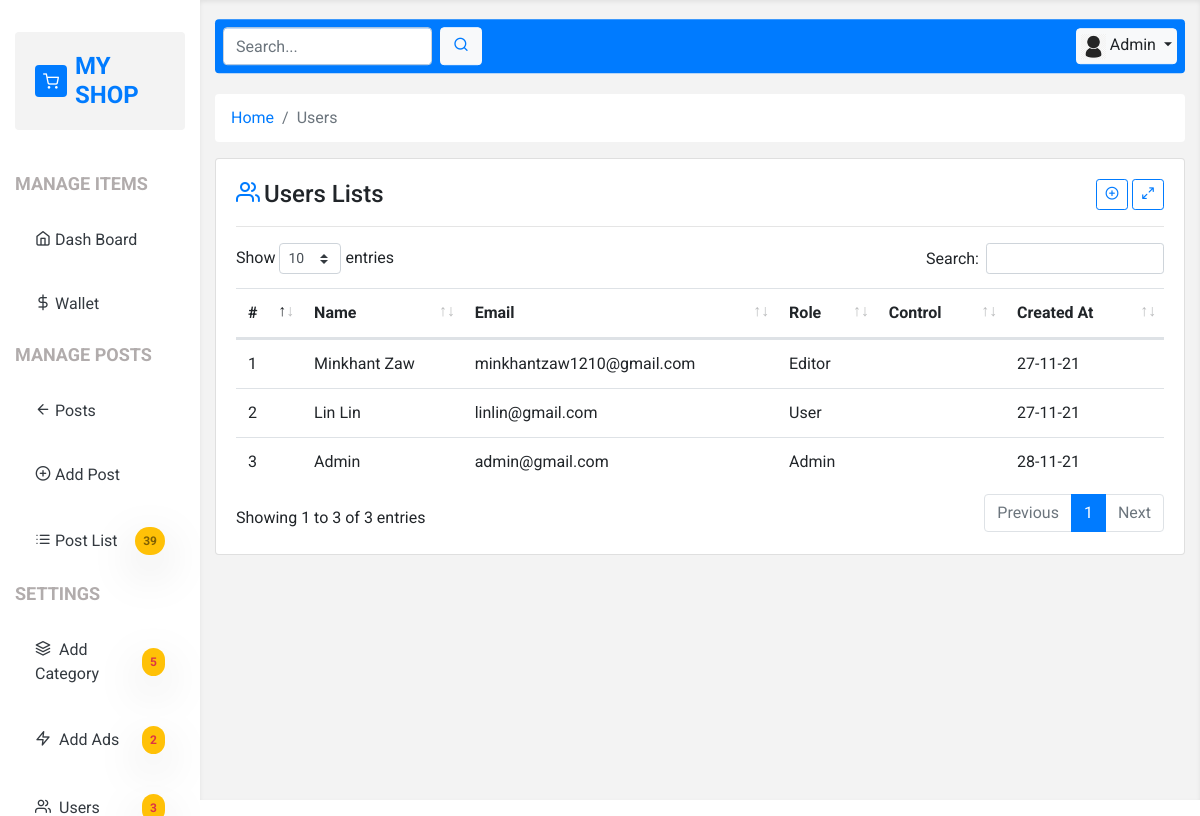
/user_list.php (signed in), run on the app's committed database.
### tables this page shows
CREATE TABLE `users` (
  `id` int(11) NOT NULL,
  `name` varchar(50) NOT NULL,
  `email` varchar(50) NOT NULL,
  `password` varchar(255) NOT NULL,
  `role` enum('0','1','2') NOT NULL DEFAULT '2',
  `photo` varchar(255) NOT NULL DEFAULT 'default.png',
  `money` bigint(20) NOT NULL DEFAULT 0,
  `created_at` timestamp NOT NULL DEFAULT current_timestamp()
);

### core/base.php (called while the page is built, shortened)
<?php
function con() {
    return mysqli_connect("localhost", "root", "", "blog");
}
$role = ['Admin','Editor','User'];
$url = "http://{$_SERVER['HTTP_HOST']}/wd_6/5_sample_blog";

### core/functions.php (called while the page is built, shortened)
<?php
function fetch($sql) {
    $query = mysqli_query(con(),$sql);
    $row = mysqli_fetch_assoc($query);
    return $row;
}
function fetchAll($sql) {
    $query = mysqli_query(con(),$sql);
    $rows = [];
    while ($row = mysqli_fetch_assoc($query)) {
        array_push($rows,$row);
    }
    return $rows;
}
function showTime($timeStamp,$format = "d-m-y"){
    return date($format, strtotime($timeStamp));
}
function countTotal($table,$condition = 1){
    $sql = "SELECT COUNT(id) FROM $table WHERE $condition";
    return fetch($sql);
}
function users(){
    $sql = "SELECT * From users";
    return fetchAll($sql);
}

### user_list.php (the view, shortened to what this page needs)
<?php include "template/header.php"?>
<div class="row">
    <div class="col-12">
        <nav aria-label="breadcrumb mb-4">
            <ol class="breadcrumb bg-white">
                <li class="breadcrumb-item"><a href="<?php echo $url; ?>/index.php">Home</a></li>
                <li class="breadcrumb-item active" aria-current="page">Users</li>
            </ol>
        </nav>
    </div>
</div>
<div class="row">
    <div class="col-12">
        <div class="card mb-4">
            <div class="card-body">
                <div class="row">
                    <div class="col-12">
                        <div class="d-flex justify-content-between align-items-center">
                            <h4 class="mb-0">
                                <i class="feather-users text-primary mr-1"></i>Users Lists
                            </h4>
                            <div class="">
                                <a class="btn btn-sm btn-outline-primary" href="<?php echo $url; ?>/post_add.php"><i class="feather-plus-circle"></i></a>
                                <a class="btn btn-sm btn-outline-primary" id="full-page-btn" href="#"><i class="feather-maximize-2"></i></a>
                            </div>
                        </div>
                    </div>
                </div>
                <hr>
                <table class="mt-3 mb-0 table table-hover">
                    <thead>
                    <tr>
                        <th>#</th>
                        <th>Name</th>
                        <th>Email</th>
                        <th>Role</th>
                        <th>Control</th>
                        <th>Created At</th>
                    </tr>
                    </thead>
                    <tbody>
                    <?php
                    foreach(users() as $c){
                        ?>
                        <tr>
                            <td><?php echo $c['id'] ?></td>
                            <td><?php echo $c['name']?></td>
                            <td><?php echo $c['email']?></td>
                            <td><?php echo $role[$c['role']]?></td>
                            <td>
                            </td>
                            <td><?php echo showTime($c['created_at']) ?></td>
                        </tr>
                        <?php
                    }
                    ?>
                    </tbody>
                </table>
            </div>
        </div>
    </div>
</div>
<?php include "template/footer.php"; ?>

### template/header.php (shortened to what this page needs)
<?php require_once "core/base.php";?>
<?php require_once "core/functions.php"?>
<!doctype html>
<html lang="en">
<head>
    <link rel="stylesheet" href="<?php echo $url ?>/assets/vendor/bootstrap/css/bootstrap.css">
    <link rel="stylesheet" href="<?php echo $url ?>/assets/vendor/feather-icons-web/feather.css">
    <link rel="stylesheet" href="<?php echo $url ?>/assets/vendor/animate_it/animate.css">
    <link rel="stylesheet" href="<?php echo $url ?>/assets/vendor/data_table/dataTables.bootstrap4.min.css">
    <link href="https://cdn.jsdelivr.net/npm/summernote@0.8.18/dist/summernote-bs4.min.css" rel="stylesheet">
    <link rel="stylesheet" href="<?php echo $url ?>/assets/css/style.css">
</head>
<body>
<section class="container-fluid">
    <div class="row">
        <div class="col-12 col-lg-3 col-xl-2 vh-100 sidebar py-3 mt-3">
            <div class="d-flex justify-content-between align-items-center brand-title">
                <div class="d-flex align-items-center">
                    <i class="feather-shopping-cart bg-primary text-white p-2 rounded mr-2"></i>
                    <span class="font-weight-bolder h4 mb-0 text-primary">MY SHOP</span>
                </div>
            </div>
            <?php include "sidebar.php";?>
        </div>
        <div class="col-12 col-lg-9 col-xl-10 vh-100 py-3 content">
            <div class="row header mb-4">
                <div class="col-12">
                    <div class="bg-primary p-2 rounded d-flex justify-content-between align-items-center">
                        <form action="" method="post" class="d-none d-md-block">
                            <div class="form-inline">
                                <input type="text" class="form-control mr-2" placeholder="Search...">
                                <button class="btn btn-light">
                                    <i class="feather-search text-primary"></i>
                                </button>
                            </div>
                        </form>
                        <div class="dropdown">
                            <button class="btn btn-light dropdown-toggle p-1" type="button" id="dropdownMenuButton" data-toggle="dropdown" aria-haspopup="true" aria-expanded="false">
                                <img src="<?php echo $url ?>/assets/img/<?php echo $_SESSION['user']['photo'] ?>" class="" width="25px" alt="">
                                <?php echo $_SESSION['user']['name'] ?>
                            </button>
                        </div>
                    </div>
                </div>
            </div>

### template/sidebar.php (shortened to what this page needs)
<div class="nav-menu">
    <ul class="nav-group">
        <li class="nav-header">
            <p>Manage items</p>
        </li>
        <li class="nav-item active-list">
            <a href="<?php echo $url ?>/dashboard.php" class="nav-link"><i class="feather-home mr-1"></i>Dash Board</a>
        </li>
        <li class="nav-item active-list">
            <a href="<?php echo $url ?>/wallet.php" class="nav-link"><i class="feather-dollar-sign mr-1"></i>Wallet</a>
        </li>
        <li class="nav-header">
            <p>Manage posts</p>
        </li>
        <li class="nav-item active-list">
            <a href="<?php echo $url ?>/index.php" class="nav-link"><i class="feather-arrow-left mr-1"></i>Posts</a>
        </li>
        <li class="nav-item">
            <a href="<?php echo $url ?>/post_add.php" class="nav-link"><i class="feather-plus-circle mr-1"></i>Add Post</a>
        </li>
        <li class="nav-item">
            <a href="<?php echo $url?>/post_list.php" class="nav-link d-flex justify-content-between align-items-center">
                <span><i class="feather-list mr-1"></i>Post List</span>
                <span class="badge badge-warning badge-pill shadow-lg d-block p-2 text-black-50">
                    <?php echo countTotal("posts")['COUNT(id)'] ?>
                </span>
            </a>
        </li>
        <?php if ($_SESSION['user']['role'] <=1 ){ ?>
        <li class="nav-header">
            <p>Settings</p>
        </li>
        <li class="nav-item active-list">
            <a href="<?php echo $url ?>/category_add.php" class="nav-link d-flex justify-content-between align-items-center">
                <span><i class="feather-layers mr-2 dfl"></i>Add Category</span>
                <span class="badge badge-warning badge-pill shadow-lg d-block p-2 text-danger">
                    <?php echo countTotal("categories")['COUNT(id)'] ?>
                </span>
            </a>
        </li>
            <li class="nav-item active-list">
                <a href="<?php echo $url ?>/ads_add.php" class="nav-link d-flex justify-content-between align-items-center">
                    <span><i class="feather-zap mr-2 dfl"></i>Add Ads</span>
                    <span class="badge badge-warning badge-pill shadow-lg d-block p-2 text-danger">
                    <?php echo countTotal("ads")['COUNT(id)'] ?>
                    </span>
                </a>
            </li>
        <?php if ($_SESSION['user']['role'] == 0){ ?>
        <li class="nav-item active-list">
            <a href="<?php echo $url ?>/user_list.php" class="nav-link d-flex justify-content-between align-items-center">
                <span><i class="feather-users mr-2 dfl"></i>Users</span>
                <span class="badge badge-warning badge-pill shadow-lg d-block p-2 text-danger">
                    <?php echo countTotal("users")['COUNT(id)'] ?>
                </span>
            </a>
        </li>
            <?php } ?>
        <?php } ?>
    </ul>
</div>

### template/footer.php (shortened to what this page needs)
</div>
</div>
</section>
</body>
</html>

### assets/css/style.css (style rules this page uses)
* { font-family: 'Roboto', sans-serif; }
:root { --primary-soft: #f3f3f3; }
.brand-title { position: sticky; top: -10px; background: var(--primary-soft); padding: 20px; border-radius: 0.25rem; }
.nav-menu { margin-top: 40px; }
.nav-group { list-style: none; margin: 0; padding: 0; }
.nav-header { text-transform: uppercase; font-size: large; font-weight: bolder; color: #b1acac; }
.nav-item { padding: 15px 20px; transition: 0.3s; margin-bottom: 10px; }
.nav-link { text-decoration: none; padding: 0; color: var(--dark); }
.sidebar { overflow: scroll; }
.content { background-color: var(--primary-soft); overflow: scroll; box-shadow: 0 0.125rem 0.25rem rgba(0,0,0,0.075) inset; }
.header { position: sticky; top: 0.2rem; z-index: 2000; }
table tr td { vertical-align: middle !important; }

### data on the page
users: id "1", name "Minkhant Zaw", email "minkhantzaw1210@gmail.com", role "Editor", created_at "27-11-21"
users: id "2", name "Lin Lin", email "linlin@gmail.com", role "User", created_at "27-11-21"
users: id "3", name "Admin", email "admin@gmail.com", role "Admin", created_at "28-11-21"

### other printed values
countTotal("posts")['COUNT(id)'] "39"
countTotal("categories")['COUNT(id)'] "5"
countTotal("ads")['COUNT(id)'] "2"
countTotal("users")['COUNT(id)'] "3"
$_SESSION['user']['name'] "Admin"
